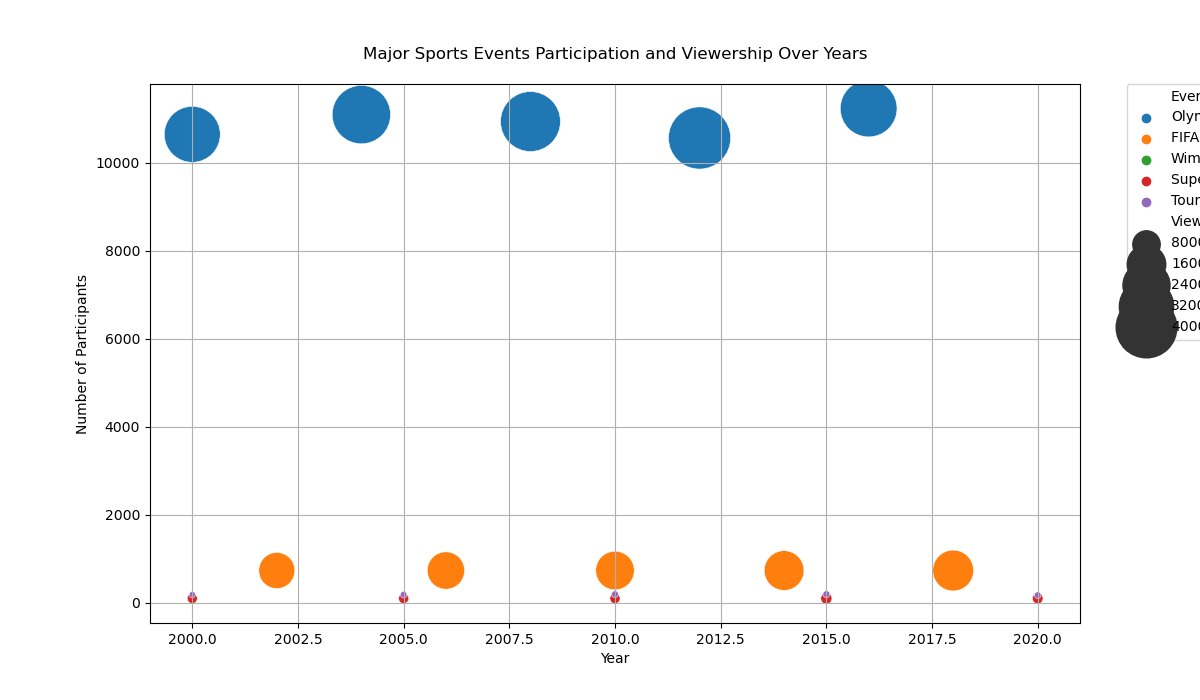

Generate this figure with Python:

import seaborn as sns
import matplotlib.pyplot as plt
import pandas as pd

data = {
    'Event': ['Olympics', 'Olympics', 'Olympics', 'Olympics', 'Olympics',
              'FIFA World Cup', 'FIFA World Cup', 'FIFA World Cup', 'FIFA World Cup', 'FIFA World Cup',
              'Wimbledon', 'Wimbledon', 'Wimbledon', 'Wimbledon', 'Wimbledon',
              'Super Bowl', 'Super Bowl', 'Super Bowl', 'Super Bowl', 'Super Bowl',
              'Tour de France', 'Tour de France', 'Tour de France', 'Tour de France', 'Tour de France'],
    'Year': [2000, 2004, 2008, 2012, 2016,
             2002, 2006, 2010, 2014, 2018,
             2000, 2005, 2010, 2015, 2020,
             2000, 2005, 2010, 2015, 2020,
             2000, 2005, 2010, 2015, 2020],
    'Participants': [10651, 11099, 10942, 10568, 11238,
                     736, 736, 736, 736, 736,
                     128, 128, 128, 128, 128,
                     100, 100, 100, 100, 100,
                     189, 189, 198, 198, 176],
    'Viewership': [3400000000, 3700000000, 3900000000, 4200000000, 3500000000,
                   1400000000, 1500000000, 1600000000, 1700000000, 1800000000,
                   30000000, 35000000, 40000000, 42000000, 38000000,
                   88000000, 89000000, 91000000, 114000000, 102000000,
                   20000000, 25000000, 28000000, 30000000, 26000000]
}

df = pd.DataFrame(data)

plt.figure(figsize=(12, 7))
bubble = sns.scatterplot(data=df, x="Year", y="Participants", size="Viewership", 
                         hue="Event", sizes=(20, 2000), 
                         palette=["#1f77b4", "#ff7f0e", "#2ca02c", "#d62728", "#9467bd"])

bubble.set_title('Major Sports Events Participation and Viewership Over Years', y=1.03)
bubble.set_xlabel('Year')
bubble.set_ylabel('Number of Participants')
plt.legend(bbox_to_anchor=(1.05, 1), loc=2, borderaxespad=0.)
plt.grid(True)
plt.show()
